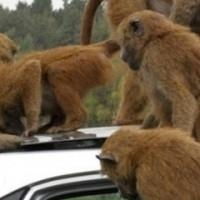
#> input picture animales/107_1.jpg, 200 x 200 px, found by its file name; its folder holds only this picture in this run
$ python descriptores.py
#> lines starting #> are read from the running program, lines starting #| are printed output that depends on the picture; after the words box and inside, x2 and y2 are one past the last pixel; in counts of white or black regions, pixels touching at a corner belong together
import cv2
import os
import math
import numpy as np
from sklearn.cluster import KMeans
from sklearn.feature_extraction.text import TfidfTransformer
import csv

def encontrarDescriptores(ruta_imagen, detector):
    img = cv2.imread(ruta_imagen)
    gris = cv2.cvtColor(img, cv2.COLOR_BGR2GRAY)
    keypoints, descriptores = detector.detectAndCompute(gris, None)
    return keypoints, descriptores

def momentosHu(ruta_imagen):
    imagen = cv2.imread(ruta_imagen, cv2.IMREAD_GRAYSCALE)
    _, imagen = cv2.threshold(imagen, 128, 255, cv2.THRESH_BINARY)
    moments = cv2.moments(imagen)
    momentos_hu = cv2.HuMoments(moments)
    for i in range(0, 7):
        if momentos_hu[i] <= 0:
            momentos_hu[i] = 0.0  #
        else:
            momentos_hu[i] = -1 * math.copysign(1.0, momentos_hu[i]) * math.log10(abs(momentos_hu[i]))
    return momentos_hu

def extraerDescriptoresGlobal(ruta_folder, detector):
    descriptores_global = []
    ruta_imagenes = []
    for nombre_imagen in os.listdir(ruta_folder):
        ruta_imagen = os.path.join(ruta_folder, nombre_imagen)
        keypoints, descriptores = encontrarDescriptores(ruta_imagen, detector)
        momentos_hu = momentosHu(ruta_imagen)
        if descriptores is not None:
            descriptores_global.extend(descriptores)
            ruta_imagenes.append(ruta_imagen)
    return np.array(descriptores_global), ruta_imagenes

def calcularHistograma(ruta_imagen, detector, kmedias):
    keypoints, descriptores = encontrarDescriptores(ruta_imagen, detector)
    if descriptores is None:
        return None
    else:
        palabras_visuales = kmedias.predict(descriptores)
        histograma, _ = np.histogram(palabras_visuales, bins=range(kmedias.n_clusters + 1))
        return histograma

def main(ruta_folders, csv_file):
    detector = cv2.SIFT_create()
    all_descriptors = []
    all_labels = []

    for etiqueta, ruta_folder in enumerate(ruta_folders, start=0):
        descriptores_global, ruta_imagenes = extraerDescriptoresGlobal(ruta_folder, detector)
#> in encontrarDescriptores, img is the input picture: shape (200, 200, 3); mean B, G, R 70.3, 92.9, 111.2
#> in encontrarDescriptores, `gris = cv2.cvtColor(img, cv2.COLOR_BGR2GRAY)`:
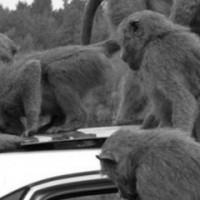
#> gris: shape (200, 200); min 0, max 255, mean 95.8
#> in encontrarDescriptores, `keypoints, descriptores = detector.detectAndCompute(gris, None)`: keypoints = 212 keypoints; strongest (x, y, size): (83, 163, 20.8), (43, 139, 5.9), (26, 189, 5.3), (97, 143, 8.4)
#> in momentosHu, `_, imagen = cv2.threshold(imagen, 128, 255, cv2.THRESH_BINARY)`:
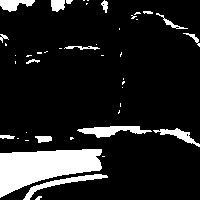
#> imagen: shape (200, 200); 13% white; 44 white regions (28 under 20 px), largest, box (x1, y1, x2, y2) and area: (0, 149, 102, 198) 2960, (77, 126, 152, 138) 462, (23, 174, 108, 200) 437
#> in momentosHu, `moments = cv2.moments(imagen)`: moments = moments, m00 1323960, centre m10/m00, m01/m00 = (62.95, 137)
#> in momentosHu, `momentos_hu = cv2.HuMoments(moments)`: momentos_hu = [0.00418, 1.21e-06, 1.29e-08, 4.9e-08, -2.57e-16, 5e-11, -1.2e-15]
#> after the loop in momentosHu, `for i in range(0, 7):`: momentos_hu = [2.38, 5.92, 7.89, 7.31, 0, 10.3, 0]
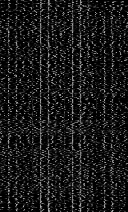
#> descriptores_global: shape (212, 128) float32; min 0, max 195, mean 25.4
#> ruta_imagenes = ['etiquetado_final/animales/107_1.jpg']

        # Clusters de características
        kmedias = KMeans(n_clusters=13)
        kmedias.fit(descriptores_global)

        final_descriptores = []

        for ruta_imagen in ruta_imagenes:
            histograma = calcularHistograma(ruta_imagen, detector, kmedias)
#> in calcularHistograma, `palabras_visuales = kmedias.predict(descriptores)`: palabras_visuales = 212 values, max 12 at index 29, min 0 at index 10, mean 5.87
#> in calcularHistograma, `histograma, _ = np.histogram(palabras_visuales, bins=range(kmedias.n_c..`: histograma = [31, 11, 18, 13, 18, 12, 16, 12, 10, 12, 18, 13, 28]
            if histograma is not None:
                momentos_hu = momentosHu(ruta_imagen)
#> momentos_hu = [2.38, 5.92, 7.89, 7.31, 0, 10.3, 0]
                momentos_hu_flat = momentos_hu.flatten()  # Convertir a unidimensional
#> momentos_hu_flat = [2.38, 5.92, 7.89, 7.31, 0, 10.3, 0]

                # Calcular histogramas TF-IDF
                transformer = TfidfTransformer()
                histograma_tfidf = transformer.fit_transform([histograma]).toarray()[0]
#> histograma_tfidf = [0.492, 0.175, 0.286, 0.206, 0.286, 0.191, 0.254, 0.191, 0.159, 0.191, 0.286, 0.206, 0.445]

                # Juntar momentos de Hu con histogramas TF-IDF
                descriptores_combinados = np.concatenate((momentos_hu_flat, histograma_tfidf))
#> descriptores_combinados = 20 values, max 10.3 at index 5, min 0 at index 4, mean 1.86
                final_descriptores.append(descriptores_combinados)
                all_labels.append(etiqueta)

        all_descriptors.extend(final_descriptores)

    # Se crea el archivo CSV
    with open(csv_file, mode='w', newline='') as file:
        writer = csv.writer(file)
        for descriptor, label in zip(all_descriptors, all_labels):
            writer.writerow(list(map(str, descriptor)) + [label])

# 0 - animales
# 1 - ciudad
# 2 - personas

# Define las carpetas y etiquetas
ruta_folders = ["etiquetado_final/animales", "etiquetado_final/ciudad", "etiquetado_final/personas"]
csv_file = "descriptores/descriptores_completos2.csv"

# Ejecuta la función principal
#> (the run stopped early here; a loop or call above may not have finished)
